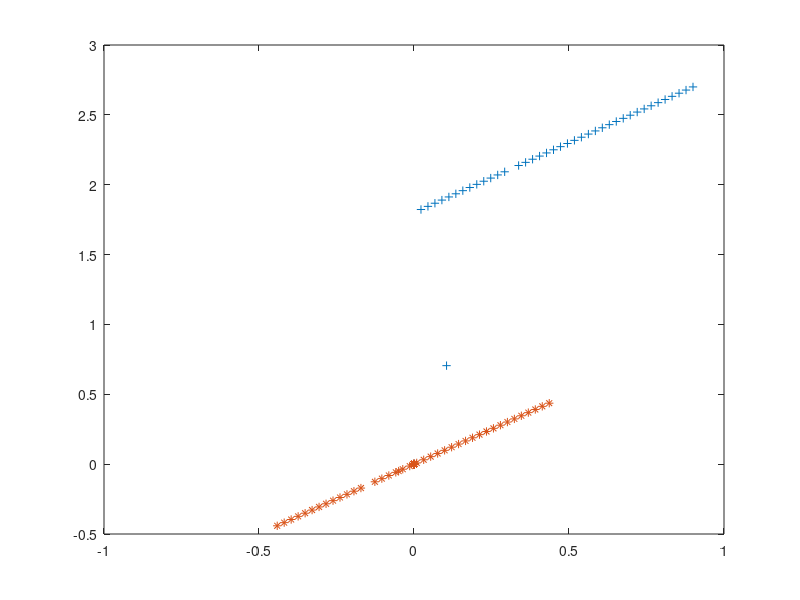

Source code (MATLAB):
%%%%%%%%%%%%%%%%%%%%%%%%%%%%%%%%%%%%%%%%%%%%%%%%%%%%%%%%%%%%%%%%%%%%%%%%%%%%%%%%%%%%%%%%%%%%%%%%%%%%%%%%%%%%%%%%%%%%%%%
% Configuration
%%%%%%%%%%%%%%%%%%%%%%%%%%%%%%%%%%%%%%%%%%%%%%%%%%%%%%%%%%%%%%%%%%%%%%%%%%%%%%%%%%%%%%%%%%%%%%%%%%%%%%%%%%%%%%%%%%%%%%%

% Configuration parameters, from adding Gaussian noise, to test options
config_use_noise=0;
test_horizontal_line=0;
test_vertical_line=0;
test_calculate_first_two_points=0;
test_calculate_angle_first_two_points=0;
print_parameters=1;

test_line_estimation=1;
test_introduce_outlier=1;
do_threshold_weights=1;
plot_points=0;
plot_distance_angle=1;
plot_weighted_points=1;
plot_shifted_weighted_points=1;

% number of samples
n=40;

% the level of noise can be reduced or increased
noise_factor=1;

% ensure Matlab-compatibility by casting broadcast warnings into errors
warning ("error", "Octave:broadcast");

% line coefficients, format: [scale, y intersect; scale, y intersect], etc.
G=[1 2; -1 -1; -10 4];
G=[1 2; -1 -1];

%%%%%%%%%%%%%%%%%%%%%%%%%%%%%%%%%%%%%%%%%%%%%%%%%%%%%%%%%%%%%%%%%%%%%%%%%%%%%%%%%%%%%%%%%%%%%%%%%%%%%%%%%%%%%%%%%%%%%%%
% Generate points according to above configuration settings
%%%%%%%%%%%%%%%%%%%%%%%%%%%%%%%%%%%%%%%%%%%%%%%%%%%%%%%%%%%%%%%%%%%%%%%%%%%%%%%%%%%%%%%%%%%%%%%%%%%%%%%%%%%%%%%%%%%%%%%

% dimensionality is normally two
dim=size(G,2);

% L is the number of lines
L=size(G,1);

% generate x coordinates
R=rand(L,n)/n*noise_factor;
if (!config_use_noise) 
	R=zeros(L,n);
endif
X=repmat([1:n]/n, L, 1) + R;

% generate y coordinates
R=rand(L,n)/n*noise_factor;
if (!config_use_noise) 
	R=zeros(L,n);
endif
Y=repmat(G(:,1), 1, n) .*X + repmat(G(:,2), 1, n) + R;

% generate cluster index
K=ceil([1/n:1/n:L])';

% result of the points with the line index, this can be written to a file
D=[X'(:) Y'(:) K];

% get only the points, without the line index
F=[X'(:) Y'(:)];

%%%%%%%%%%%%%%%%%%%%%%%%%%%%%%%%%%%%%%%%%%%%%%%%%%%%%%%%%%%%%%%%%%%%%%%%%%%%%%%%%%%%%%%%%%%%%%%%%%%%%%%%%%%%%%%%%%%%%%%
% Generate points according to above configuration settings
%%%%%%%%%%%%%%%%%%%%%%%%%%%%%%%%%%%%%%%%%%%%%%%%%%%%%%%%%%%%%%%%%%%%%%%%%%%%%%%%%%%%%%%%%%%%%%%%%%%%%%%%%%%%%%%%%%%%%%%

% testing: if we have two points that are exactly vertically or horizontally oriented from each other
if (test_vertical_line) 
	F(2,:)=F(1,:);
	% introduce a vertical line by positioning the second point exactly above the first point
	F(2,2)=F(2,2)+1;
endif
if (test_horizontal_line)
	F(3,:)=F(1,:);
	% introduce a horizontal line
	F(3,1)=F(3,1)+1;
endif

%%%%%%%%%%%%%%%%%%%%%%%%%%%%%%%%%%%%%%%%%%%%%%%%%%%%%%%%%%%%%%%%%%%%%%%%%%%%%%%%%%%%%%%%%%%%%%%%%%%%%%%%%%%%%%%%%%%%%%%
% Create a matrix with difference between points, and use it calculate the angle of the line
%%%%%%%%%%%%%%%%%%%%%%%%%%%%%%%%%%%%%%%%%%%%%%%%%%%%%%%%%%%%%%%%%%%%%%%%%%%%%%%%%%%%%%%%%%%%%%%%%%%%%%%%%%%%%%%%%%%%%%%

% generate a 3D array with the difference between points with each other
Fdiff=bsxfun(@minus, F, permute(F, [3 2 1]));

% calculate the angle as atan2(y,x)
A=atan2(Fdiff(:,2,:),Fdiff(:,1,:));

% modulus pi, so everything is nicely between 0 and pi
A=mod(A+2*pi, pi);

% reshape 
A=reshape(A,n*L,n*L)';

if (test_calculate_first_two_points)
	% rotate with second angle, rotate first point
	xnew=F(1,1)*cos(A(1,2))+F(1,2)*sin(A(1,2));
	ynew=-F(1,1)*sin(A(1,2))+F(1,2)*cos(A(1,2));
	printf("Rotate point with angle of %f\n", A(1,2));
	P1=F(1,:)
	N1=[xnew ynew]

	% rotate with second angle, rotate second point
	xnew=F(2,1)*cos(A(1,2))+F(2,2)*sin(A(1,2));
	ynew=-F(2,1)*sin(A(1,2))+F(2,2)*cos(A(1,2));
	printf("Rotate point with angle of %f\n", A(1,2));
	P2=F(2,:)
	N2=[xnew ynew]

	% calculate the distance
	x1=P1(1,1)
	y1=P1(1,2)
	x2=P2(1,1)
	y2=P2(1,2)
	dd=(-x1*y2+x2*y1)/sqrt((x2-x1)^2 + (y2-y1)^2 )
endif

%%%%%%%%%%%%%%%%%%%%%%%%%%%%%%%%%%%%%%%%%%%%%%%%%%%%%%%%%%%%%%%%%%%%%%%%%%%%%%%%%%%%%%%%%%%%%%%%%%%%%%%%%%%%%%%%%%%%%%%
% Use the calculate angle to rotate the line and read off the distance to the origin by the y-intersection value
%%%%%%%%%%%%%%%%%%%%%%%%%%%%%%%%%%%%%%%%%%%%%%%%%%%%%%%%%%%%%%%%%%%%%%%%%%%%%%%%%%%%%%%%%%%%%%%%%%%%%%%%%%%%%%%%%%%%%%%

% rotate all points around the origin
s=sin(A);
c=cos(A);
x_times_sin=-repmat(F(:,1),1,L*n).*s;
y_times_cos=repmat(F(:,2),1,L*n).*c;

% calculate the distance to the origin
D=abs(x_times_sin+y_times_cos).*(1-eye(L*n));

if (test_calculate_angle_first_two_points)
	% manually calculate pnt2-pnt1 and pnt3-pnt1 for testing
	dpnt=[pnt2-pnt1; pnt3-pnt1];
	ang=mod(atan2(dpnt(:,2), dpnt(:,1))+2*pi, pi);
endif

printf("Print angle and distance as pairs to file\n")
DA=[squareform(D) squareform(A)];

%%%%%%%%%%%%%%%%%%%%%%%%%%%%%%%%%%%%%%%%%%%%%%%%%%%%%%%%%%%%%%%%%%%%%%%%%%%%%%%%%%%%%%%%%%%%%%%%%%%%%%%%%%%%%%%%%%%%%%%
% Print stuff
%%%%%%%%%%%%%%%%%%%%%%%%%%%%%%%%%%%%%%%%%%%%%%%%%%%%%%%%%%%%%%%%%%%%%%%%%%%%%%%%%%%%%%%%%%%%%%%%%%%%%%%%%%%%%%%%%%%%%%%

% show the parameters
if (print_parameters)
	beta=G
	avg=[mean(X'); mean(Y')]
endif

%%%%%%%%%%%%%%%%%%%%%%%%%%%%%%%%%%%%%%%%%%%%%%%%%%%%%%%%%%%%%%%%%%%%%%%%%%%%%%%%%%%%%%%%%%%%%%%%%%%%%%%%%%%%%%%%%%%%%%%
% Plot stuff
%%%%%%%%%%%%%%%%%%%%%%%%%%%%%%%%%%%%%%%%%%%%%%%%%%%%%%%%%%%%%%%%%%%%%%%%%%%%%%%%%%%%%%%%%%%%%%%%%%%%%%%%%%%%%%%%%%%%%%%

% dlmwrite('lines.data', D, '\t', "precision", 10);
dlmwrite('linepairs.data', DA, '\t', "precision", 10);

if (plot_points)
	subplot(1,2,1)
	text(.75, 1.25, 'How noise shows up in distance-angle space')
	plot(X',Y','*');
	title('Original points with noise')
	lab={1:L};
	for i = [1:L]
		lab{i}=sprintf('line y=%i*x+%i', G(i,1), G(i,2));
	endfor

	legend(lab)
	%legend boxoff
	%legend location east
	xlabel('some coordinate')
	ylabel('some other coordinate')
	axis('square')
	axis('equal')
	grid on

	subplot(1,2,2)
	plot(DA(:,1),DA(:,2),'*')
	title('In distance-angle space')
	xlabel('distance to origin')
	ylabel('angle with origin')
	axis('square')
	axis('equal')
	
endif

%%%%%%%%%%%%%%%%%%%%%%%%%%%%%%%%%%%%%%%%%%%%%%%%%%%%%%%%%%%%%%%%%%%%%%%%%%%%%%%%%%%%%%%%%%%%%%%%%%%%%%%%%%%%%%%%%%%%%%%
% Perform line estimation
%%%%%%%%%%%%%%%%%%%%%%%%%%%%%%%%%%%%%%%%%%%%%%%%%%%%%%%%%%%%%%%%%%%%%%%%%%%%%%%%%%%%%%%%%%%%%%%%%%%%%%%%%%%%%%%%%%%%%%%

% The line estimation test can be done if you define above 2 clusters, with half of the points assigned to one, the 
% other half to the other cluster. 
if (test_line_estimation) 

	% first calculate weights, say we are already close to the first cluster
	weights=[ones(1,n)*0.9, ones(1,n)*0.1 ]';

	% quadratic weights is the same as repeating the line estimation step
	%weights=weights.^2;

	% introduce an outlier by assigning the 14th item a large weight
	if (test_introduce_outlier)
		weights(14)=0.3;
	endif

	if (do_threshold_weights)
		% if weight below 0.2, set weight to 0:
		id_w_thr=(weights < 0.2);
		weights(id_w_thr)=0;
	endif

	% weigh points 
	apnts = F.*repmat(weights,1,2);

	% calculate weighted average
	avg=sum(apnts)./sum(weights)

	% we move all points with the weighted average, so that if correct, the line is now oriented around the origin
	diff=bsxfun(@minus, F, avg);

	% we multiply the shifted points with their weights, this expands points on the line, and shrinks the others
	dpnts=diff.*repmat(weights,1,2);

	if (plot_weighted_points)
		plot(apnts(:,1), apnts(:,2), '+')
		hold on;
	endif

	if (plot_shifted_weighted_points)
		plot(dpnts(:,1), dpnts(:,2), '*')
		hold off;
	endif

	diff=dpnts;

	% https://en.wikipedia.org/wiki/Moment_(mathematics)
	% raw sampling is divide / n, second central moment: 1 / (n-1), we need the latter
	moment_factor=(n-1);

	% adjusted sample variance 
	var=sum(diff.^2)/moment_factor; 
	sxx=var(1); syy=var(2);
	sxy=sum(diff(:,1).*diff(:,2))/moment_factor;
	printf("Sample variances: S[x,x]=%f, S[y,y]=%f, S[x,y]=%f\n", sxx, syy, sxy);

	% calculate the line parameters b0 and b1
	lambda=1;
	sgn=1;
	b1=(syy-lambda*sxx+sgn*sqrt( (syy-lambda*sxx).^2 + 4*lambda*sxy.^2)) / (2*sxy);
	b0=avg(1) - b1*avg(2);
	printf("Estimated line coordinate: y=%f*x+%f\n", b1, b0);

	% TODO: check, it seems refactoring introduced a negative sign in b0
endif

%%%%%%%%%%%%%%%%%%%%%%%%%%%%%%%%%%%%%%%%%%%%%%%%%%%%%%%%%%%%%%%%%%%%%%%%%%%%%%%%%%%%%%%%%%%%%%%%%%%%%%%%%%%%%%%%%%%%%%%
% Frequency spectrum
%%%%%%%%%%%%%%%%%%%%%%%%%%%%%%%%%%%%%%%%%%%%%%%%%%%%%%%%%%%%%%%%%%%%%%%%%%%%%%%%%%%%%%%%%%%%%%%%%%%%%%%%%%%%%%%%%%%%%%%

% It might be interesting to observe a histogram. Take all the points and calculate their distance to the line. Then
% create a histogram in which points are divided over distance intervals.
%hist(dpnts, 30);


% This is especially interesting with respect to "wrong" lines. How do the residuals show up, and more important, how 
% to move towards a better fit!?



